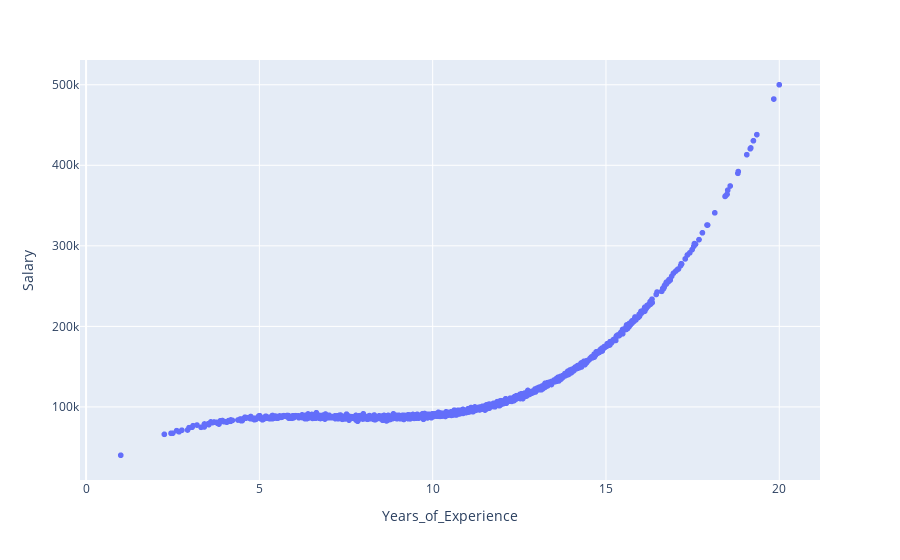

The notebook cell saved with this chart:
### Code cell
# Plot Years of Experience Vs. Salary Using Plolty Express
fig = px.scatter(salary_df, x = 'Years_of_Experience', y = 'Salary')
fig.show()

### Figure 1 — Plotly figure (JSON) as saved in the notebook; plotly's stock layout.template omitted (floating-point values rounded to 4 significant figures; data arrays with more than 128 entries replaced by an {"elided": "..."} marker saying what was removed)
{"data": [{"hovertemplate": "Years_of_Experience=%{x}<br>Salary=%{y}<extra></extra>", "legendgroup": "", "marker": {"color": "#636efa", "symbol": "circle"}, "mode": "markers", "name": "", "showlegend": false, "type": "scattergl", "x": {"elided": "2000 float values"}, "xaxis": "x", "y": {"elided": "2000 float values"}, "yaxis": "y"}], "layout": {"legend": {"tracegroupgap": 0}, "margin": {"t": 60}, "xaxis": {"anchor": "y", "domain": [0, 1], "title": {"text": "Years_of_Experience"}}, "yaxis": {"anchor": "x", "domain": [0, 1], "title": {"text": "Salary"}}}}
